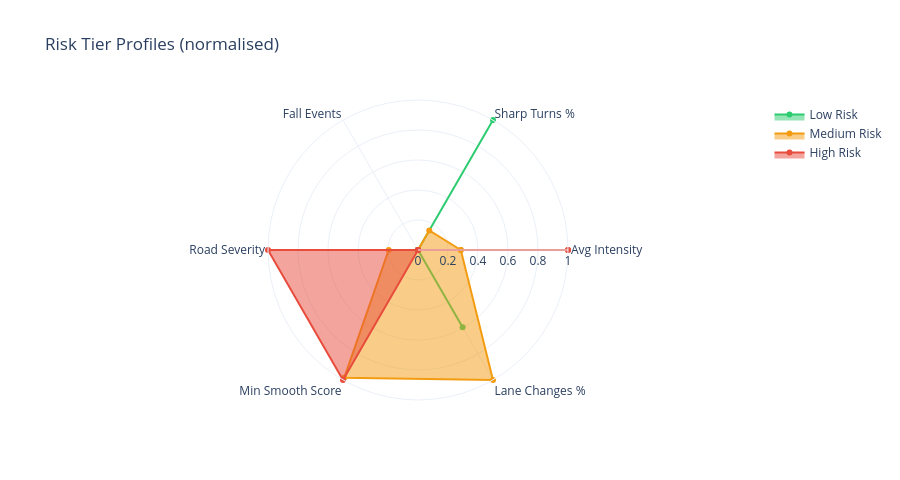

This figure's notebook cell:
### Markdown cell above
## 5. Radar Chart — Risk Tier Comparison

### Code cell
# Select a subset of interpretable dimensions for the radar
radar_dims = [
    'mean_magnitude', 'pct_sharp_turn', 'n_falls',
    'mean_road_severity', 'min_smooth_score', 'pct_lane_change'
]
radar_labels = [
    'Avg Intensity', 'Sharp Turns %', 'Fall Events',
    'Road Severity', 'Min Smooth Score', 'Lane Changes %'
]

# Normalise each dimension to [0, 1] for comparability
radar_df = centers[radar_dims].copy()
radar_df = (radar_df - radar_df.min()) / (radar_df.max() - radar_df.min() + 1e-9)

fig = go.Figure()
for cluster_id, row in radar_df.iterrows():
    vals = list(row) + [row.iloc[0]]   # close the polygon
    cats = radar_labels + [radar_labels[0]]
    fig.add_trace(go.Scatterpolar(
        r=vals, theta=cats, fill='toself',
        name=cluster_id,
        line=dict(color=RISK_COLORS[list(RISK_LABELS.values()).index(cluster_id)]),
    ))

fig.update_layout(
    title='Risk Tier Profiles (normalised)',
    polar=dict(radialaxis=dict(visible=True, range=[0, 1])),
    height=480, template='plotly_white',
)
fig.show()

### Figure 1 — Plotly figure (JSON) as saved in the notebook; plotly's stock layout.template omitted (floating-point values rounded to 4 significant figures)
{"data": [{"fill": "toself", "line": {"color": "#2ecc71"}, "name": "Low Risk", "r": [0.0, 1.0, 0.0, 0.0, 0.0, 0.5951, 0.0], "theta": ["Avg Intensity", "Sharp Turns %", "Fall Events", "Road Severity", "Min Smooth Score", "Lane Changes %", "Avg Intensity"], "type": "scatterpolar"}, {"fill": "toself", "line": {"color": "#f39c12"}, "name": "Medium Risk", "r": [0.2854, 0.15, 0.0, 0.1953, 0.9838, 1.0, 0.2854], "theta": ["Avg Intensity", "Sharp Turns %", "Fall Events", "Road Severity", "Min Smooth Score", "Lane Changes %", "Avg Intensity"], "type": "scatterpolar"}, {"fill": "toself", "line": {"color": "#e74c3c"}, "name": "High Risk", "r": [1.0, 0.0, 0.0, 1.0, 1.0, 0.0, 1.0], "theta": ["Avg Intensity", "Sharp Turns %", "Fall Events", "Road Severity", "Min Smooth Score", "Lane Changes %", "Avg Intensity"], "type": "scatterpolar"}], "layout": {"height": 480, "polar": {"radialaxis": {"range": [0, 1], "visible": true}}, "title": {"text": "Risk Tier Profiles (normalised)"}}}
